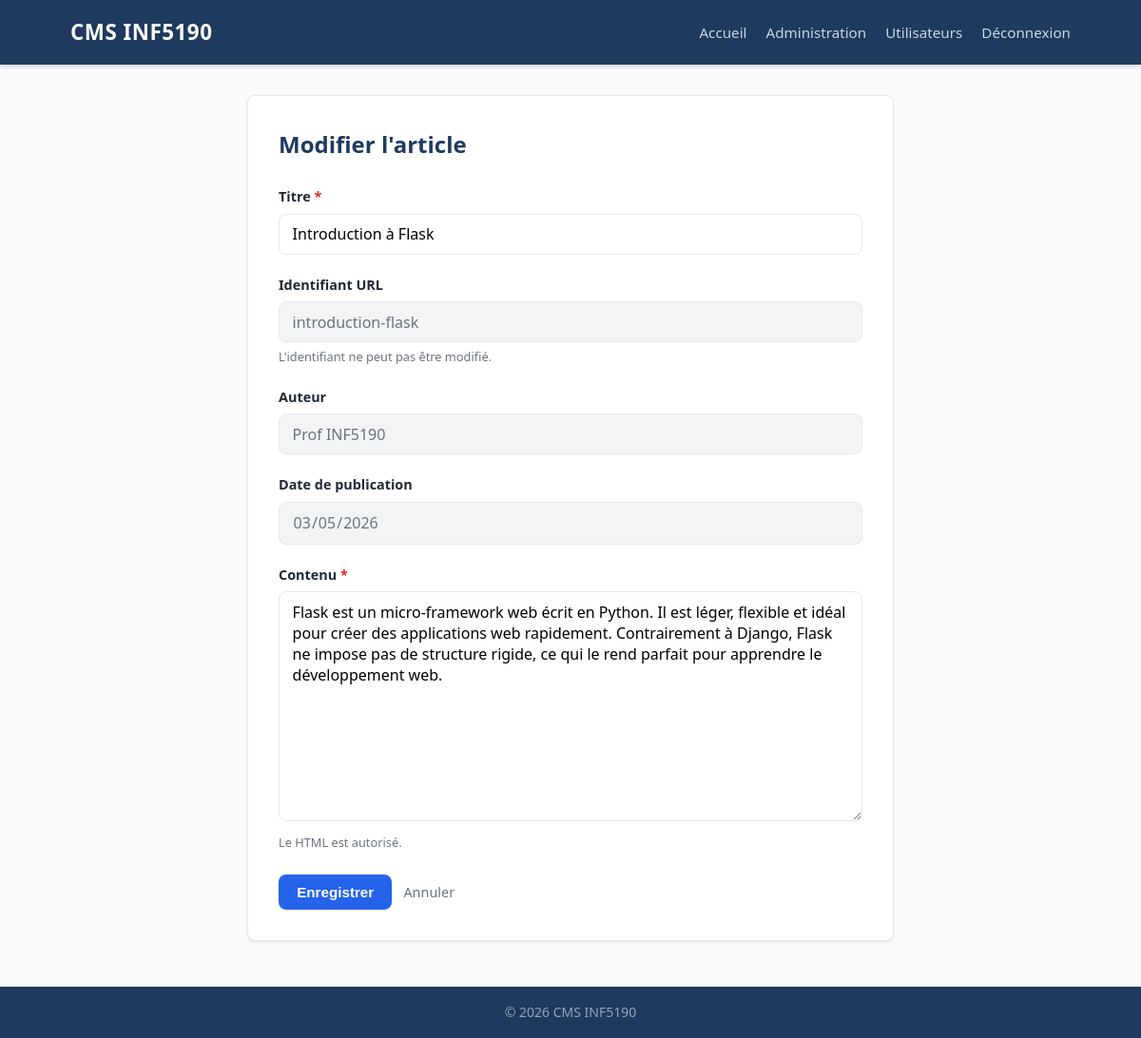
Page /admin/modifier/1 (signed in) on the committed database.
### tables this page shows
CREATE TABLE article (
    id INTEGER PRIMARY KEY AUTOINCREMENT,
    titre TEXT NOT NULL,
    identifiant TEXT NOT NULL UNIQUE,
    auteur TEXT NOT NULL,
    date_publication TEXT NOT NULL,
    contenu TEXT NOT NULL,
    utilisateur_id INTEGER NOT NULL,
    FOREIGN KEY (utilisateur_id) REFERENCES utilisateur(id)
);

### routes/admin.py (the view)
@admin_bp.route("/admin/modifier/<int:article_id>", methods=["GET"])
def modifier_article_form(article_id):
    redirection = exiger_authentification()
    if redirection:
        return redirection
    art = article_model.obtenir_article_par_id(article_id)
    if art is None:
        return render_template("404.html"), 404
    return render_template("admin/modifier.html", article=art, erreurs=[])

### app.py (called while the page is built)
def fermer_db(e=None):
    db = g.pop("db", None)
    if db is not None:
        db.close()

### models/article.py (called while the page is built)
def get_db():
    if "db" not in g:
        g.db = sqlite3.connect(
            config.DATABASE,
            detect_types=sqlite3.PARSE_DECLTYPES
        )
        g.db.row_factory = sqlite3.Row
    return g.db

def obtenir_article_par_id(article_id):
    db = get_db()
    return db.execute(
        "SELECT * FROM article WHERE id = ?", (article_id,)
    ).fetchone()

### routes/admin.py (called while the page is built)
def exiger_authentification():
    if "user_id" not in session:
        return redirect(url_for("admin.connexion"))
    return None

### templates/admin/modifier.html (shortened to what this page needs)
{% extends "base.html" %}
{% block contenu %}
<section class="formulaire-conteneur">
    <h1>Modifier l'article</h1>
    <form
        action="{{ url_for('admin.modifier_article', article_id=article['id']) }}"
        method="post"
        novalidate
    >
        <div class="champ">
            <label for="titre">Titre <span class="requis">*</span></label>
            <input
                type="text"
                id="titre"
                name="titre"
                value="{{ article['titre'] }}"
                required
            >
        </div>
        <div class="champ">
            <label>Identifiant URL</label>
            <input type="text" value="{{ article['identifiant'] }}" disabled>
            <small>L'identifiant ne peut pas être modifié.</small>
        </div>
        <div class="champ">
            <label>Auteur</label>
            <input type="text" value="{{ article['auteur'] }}" disabled>
        </div>
        <div class="champ">
            <label>Date de publication</label>
            <input type="date" value="{{ article['date_publication'] }}" disabled>
        </div>
        <div class="champ">
            <label for="contenu">Contenu <span class="requis">*</span></label>
            <textarea id="contenu" name="contenu" rows="10" required>{{ article['contenu'] }}</textarea>
            <small>Le HTML est autorisé.</small>
        </div>
        <div class="actions-formulaire">
            <button type="submit" class="bouton-principal">Enregistrer</button>
            <a href="{{ url_for('admin.tableau_de_bord') }}" class="bouton-annuler">
                Annuler
            </a>
        </div>
    </form>
</section>
{% endblock %}

### static/css/style.css (style rules this page uses)
:root { --couleur-primaire: #2563eb; --couleur-primaire-sombre: #1d4ed8; --couleur-texte: #1f2937; --couleur-texte-leger: #6b7280; --couleur-fond: #f9fafb; --couleur-fond-carte: #ffffff; --couleur-bordure: #e5e7eb; --couleur-succes: #16a34a; --couleur-erreur: #dc2626; --couleur-erreur-fond: #fee2e2; --couleur-succes-fond: #dcfce7; --rayon: 8px; --ombre: 0 1px 3px rgba(0, 0, 0, 0.1); --transition: 0.2s ease; }
*, *::before, *::after { box-sizing: border-box; margin: 0; padding: 0; }
body { font-family: system-ui, -apple-system, sans-serif; background-color: var(--couleur-fond); color: var(--couleur-texte); line-height: 1.6; font-size: 1rem; }
.formulaire-conteneur { max-width: 680px; margin: 0 auto; background-color: var(--couleur-fond-carte); border: 1px solid var(--couleur-bordure); border-radius: var(--rayon); padding: 2rem; box-shadow: var(--ombre); }
.formulaire-conteneur h1 { font-size: 1.5rem; margin-bottom: 1.5rem; color: #1e3a5f; }
.champ { margin-bottom: 1.25rem; }
.champ label { display: block; font-weight: 600; margin-bottom: 0.4rem; font-size: 0.9rem; }
.champ input, .champ textarea, .champ select { width: 100%; padding: 0.6rem 0.85rem; border: 1px solid var(--couleur-bordure); border-radius: var(--rayon); font-size: 1rem; font-family: inherit; background-color: #fff; transition: border-color var(--transition); }
.champ input:disabled { background-color: #f3f4f6; color: var(--couleur-texte-leger); cursor: not-allowed; }
.champ small { display: block; font-size: 0.8rem; color: var(--couleur-texte-leger); margin-top: 0.3rem; }
.champ textarea { resize: vertical; }
.requis { color: var(--couleur-erreur); }
.actions-formulaire { display: flex; gap: 0.75rem; align-items: center; margin-top: 1.5rem; }
.bouton-principal { background-color: var(--couleur-primaire); color: #fff; border: none; padding: 0.6rem 1.2rem; border-radius: var(--rayon); cursor: pointer; font-size: 0.95rem; font-weight: 600; text-decoration: none; display: inline-block; transition: background-color var(--transition); }
.bouton-annuler { color: var(--couleur-texte-leger); text-decoration: none; font-size: 0.9rem; }

### rows in the picture
article: titre "Introduction à Flask", identifiant "introduction-flask", auteur "Prof INF5190", date_publication "03/05/2026", contenu "Flask est un micro-framework web écrit en Python. Il est léger, flexible et idéal pour créer des applications web rapidement. Contrairement à Django, Flask ne impose pas de structure rigide, ce qui le rend parfait pour apprendre le développement web."
